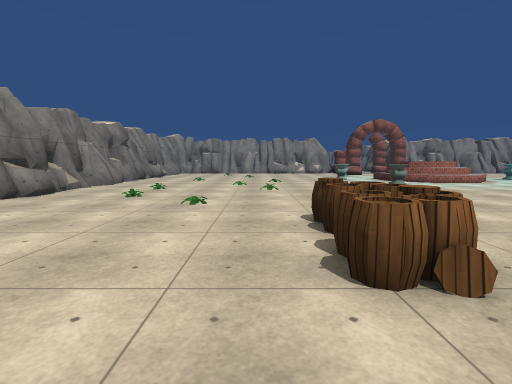
View 1 (above)

21 first-person views from a walk through a Unity game level. The camera is 1.4 m above the floor, tilts 6° down and sees 85° across. The floor is counted in squares, 2 m on a side. Each view is taken from the middle of a square. On the plan, view 1 faces up. The plan holds only what a view shows up to about 9 squares ahead; the rest is blank. The place goes on beyond the plan. Surface patterns are stand-ins for the level's own textures.

View 2
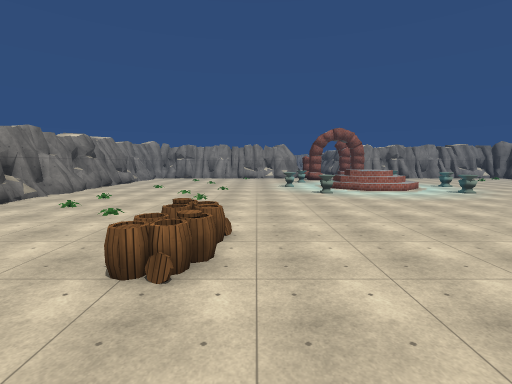

View 3
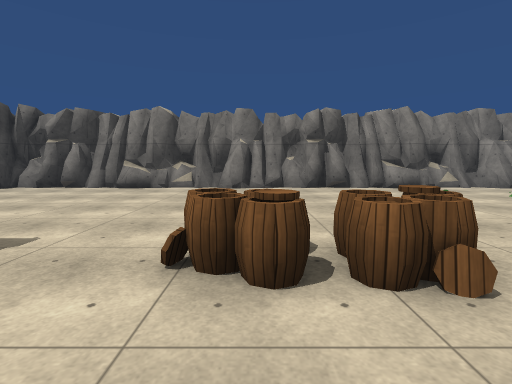

View 4
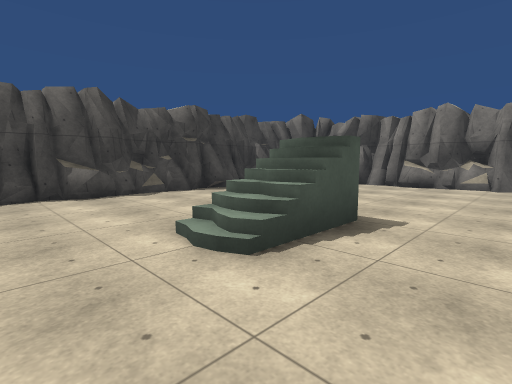

View 5
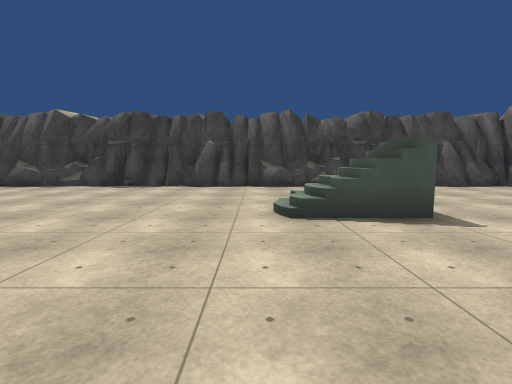

View 6
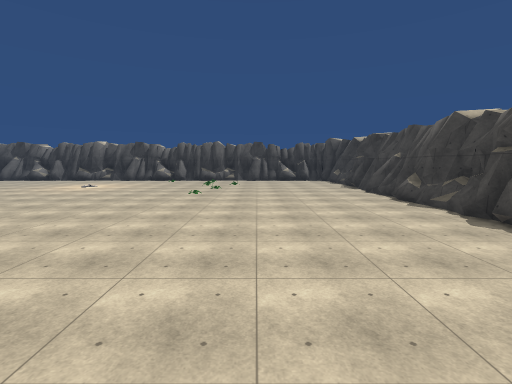

View 7
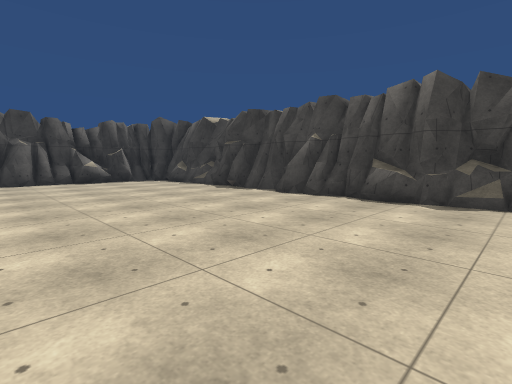

View 8
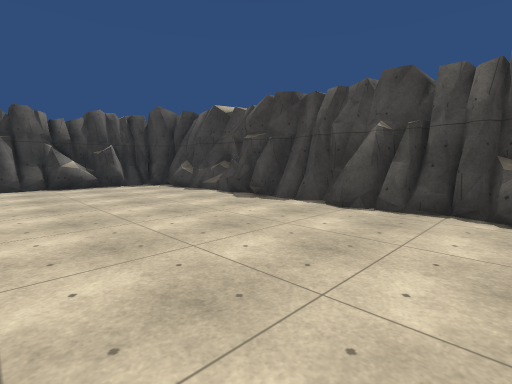

View 9
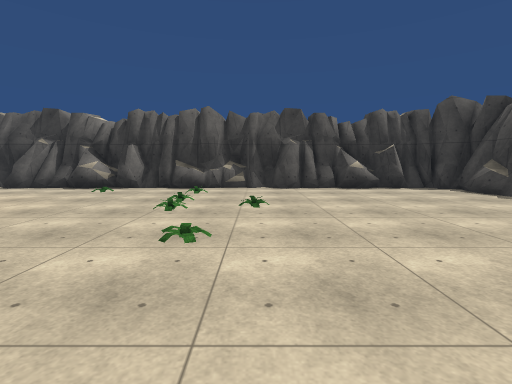

View 10
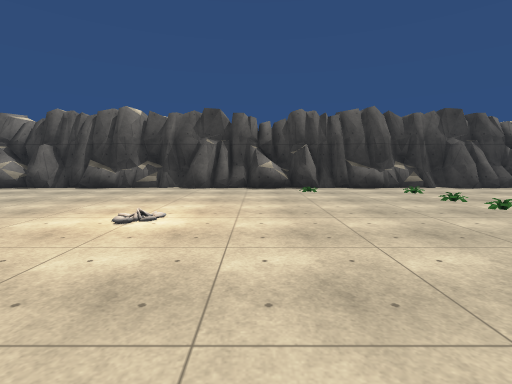

View 11
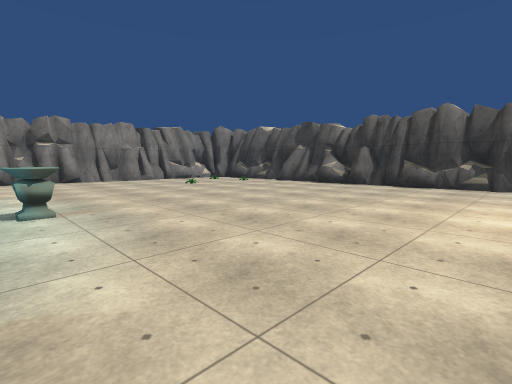

View 12
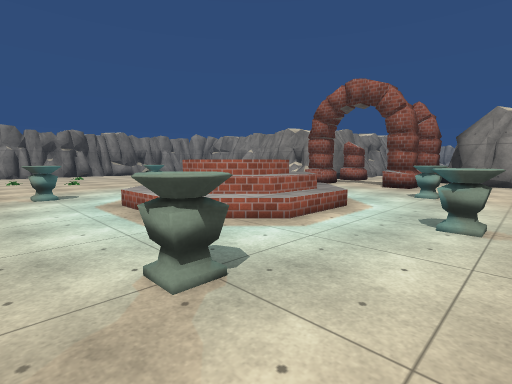

View 13
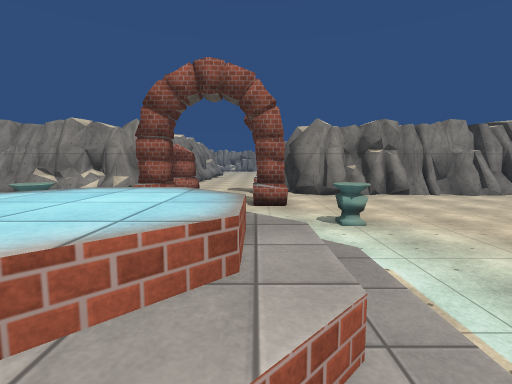

View 14
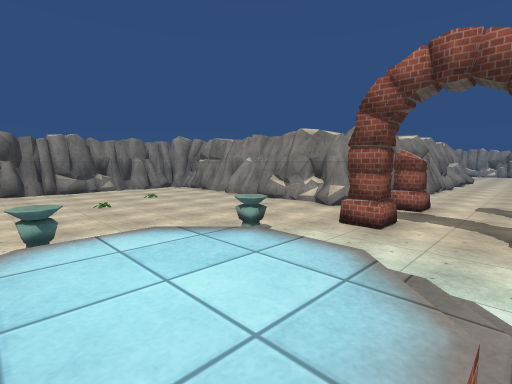

View 15
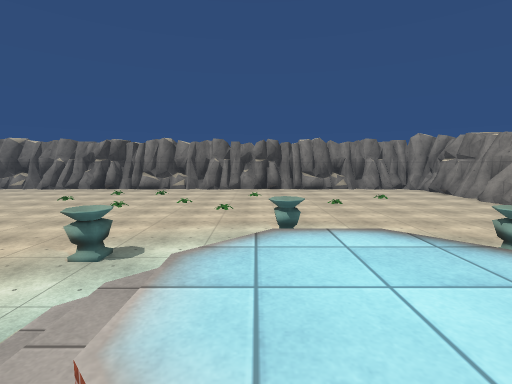

View 16
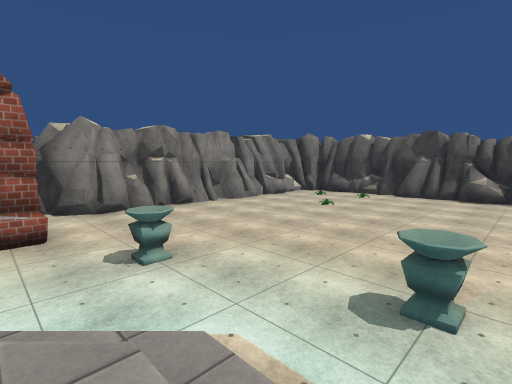

View 17
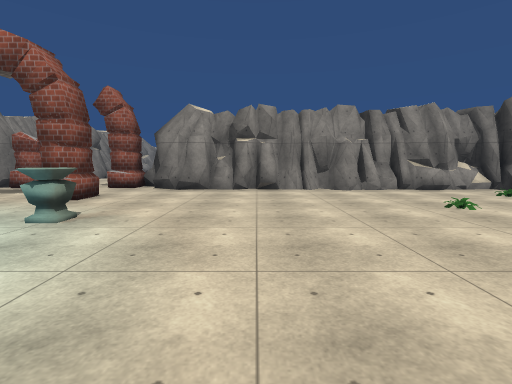

View 18
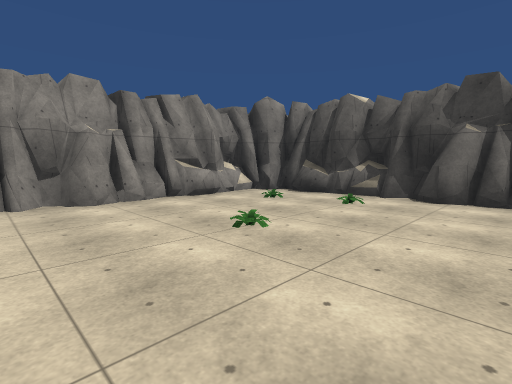

View 19
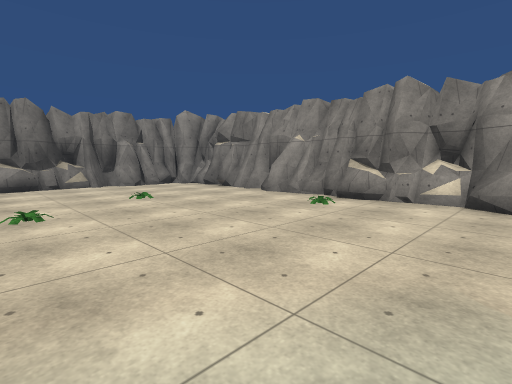

View 20
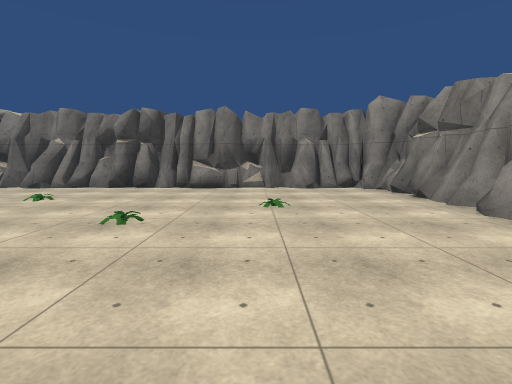

View 21
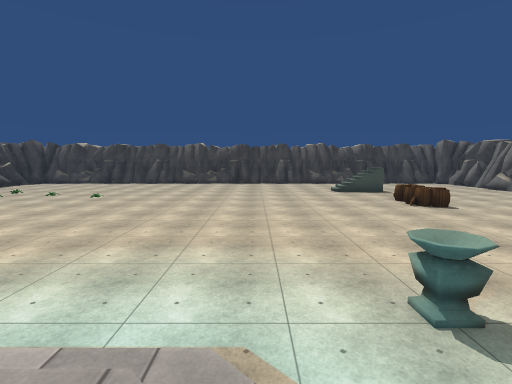

### Floor plan
Key: @ floor where view 1 was taken; # wall or solid block; . main floor; : floor 0.5 m higher than the main floor; + floor 1.5 m higher than the main floor; / step, stairs or slope; ^ raised ledge; B barrel; O other object.
Columns run from 6 left of view 1 to 20 right of it. Each row starts with its distance up from view 1.
 19  ############.############
 18  #........^..............#
 17 ##............#..........#
 16 ##.......................#
 15 #:.......................#
 14 ##........O  ..O.........#
 13  #.........  //..........#
 12  #.......O. /+//O........#
 11  #../...... /+//.........#
 10  #..........///..........#
  9  #........O....O.........##
  8  #.......................:#
  7  #.......................##
  6  #.......................##
  5  #.../...................#
  4  #.......................#
  3  #.....B.................#
  2 ##.....B.................#
  1 ##.......................#
  0 #:....@..................#
 -1 ##.....//................#
 -2  #.......................#
 -3  #.......................#
 -4  #.......................#
 -5  #.......................#
 -6  #########################

Where each view was taken, in squares from view 1:
view 1: 0 up, 0 right, facing up
view 2: 1 down, 2 right, facing up
view 3: 2 up, 3 right, facing left
view 4: 1 up, 4 right, facing down-left
view 5: 3 up, 3 right, facing down
view 6: 1 down, 2 right, facing right
view 7: 0 up, 8 right, facing down-right
view 8: 1 down, 10 right, facing down-right
view 9: 0 up, 11 right, facing right
view 10: 5 up, 11 right, facing right
view 11: 7 up, 10 right, facing up-right
view 12: 8 up, 11 right, facing up-left
view 13: 10 up, 8 right, facing up
view 14: 11 up, 8 right, facing up-left
view 15: 11 up, 8 right, facing left
view 16: 11 up, 8 right, facing up-right
view 17: 11 up, 12 right, facing up
view 18: 13 up, 13 right, facing up-right
view 19: 13 up, 4 right, facing up-left
view 20: 15 up, 3 right, facing left
view 21: 11 up, 6 right, facing down
